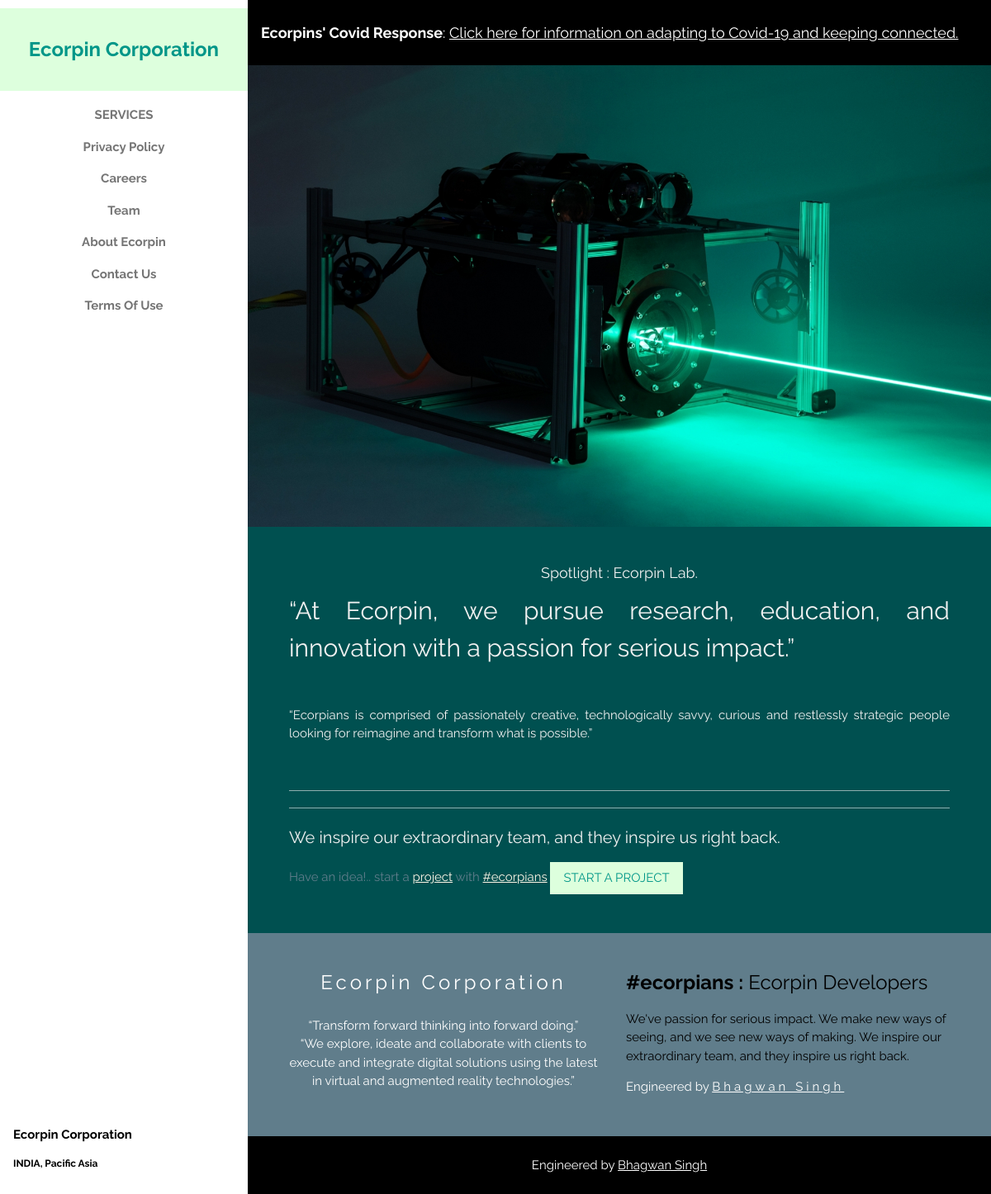
The page / on the database its author committed.
### ecorpin/models.py (models this page shows, shortened)
class spotlight(models.Model):
    spotlight_info = models.CharField(max_length=600)
    spotlight_text = models.CharField(max_length=600)
    spotlight_date = models.DateTimeField('Date Published')

### ecorpin/views.py (the view)
# urls.py: path('', views.index_ecorpin, name='index'),
def index_ecorpin(request):
    spotlightData = spotlight.objects.all().latest('spotlight_date')
    context = {'latest_spotlight': spotlightData}
    return render(request, 'index.html', context)

### templates/index.html (shortened to what this page needs)
<!DOCTYPE html>
<html lang="en">
<head>
  {% load static %}
  <link rel="stylesheet" href="{% static 'css/w3.css' %}">
</head>
<body class="w3-light-grey w3-content" style="max-width:1600px">
  <nav
    class="w3-sidebar w3-bar-block w3-white w3-animate-left w3-text-grey w3-collapse w3-top w3-center w3-display-container"
    style="z-index:3;width:300px;font-weight:bold" id="mySidebar">
    <a href="{% url 'index' %}" style="text-decoration: none;">
      <h3 class="w3-padding-32 w3-center w3-pale-green w3-text-teal"><b>Ecorpin Corporation</b></h3>
    </a>
    <a href="#" onclick="w3_close()" class="w3-bar-item w3-button">SERVICES</a>
    <a href="{% url 'privacy' %}" onclick="w3_close()" class="w3-bar-item w3-button">Privacy Policy</a>
    <a href="{% url 'careers' %}" onclick="w3_close()" class="w3-bar-item w3-button">Careers</a>
    <a href="{% url 'team' %}" onclick="w3_close()" class="w3-bar-item w3-button">Team</a>
    <a href="{% url 'about' %}" onclick="w3_close()" class="w3-bar-item w3-button">About Ecorpin</a>
    <a href="{% url 'contact' %}" onclick="w3_close()" class="w3-bar-item w3-button">Contact Us</a>
    <a href="{% url 'tou' %}" onclick="w3_close()" class="w3-bar-item w3-button">Terms Of Use</a>
    <div class="w3-display-bottomleft w3-left-align w3-margin w3-white">
      <p class="w3-medium w3-bold">Ecorpin Corporation</p>
      <p class="w3-small">INDIA, Pacific Asia</p>
    </div>
  </nav>
  <div class="w3-main" style="margin-left:300px">
    <div class="w3-container w3-black w3-padding-16 ">
      <h5><b>Ecorpins' Covid Response</b>: <a class="w3-hover-text-red" href="{% url 'covid' %}" title="Covid-19">Click here for information on adapting to Covid-19 and keeping connected.</a></h5>
    </div>
    <div class="w3-row">
      <img class="w3-image" src="{% static 'spotlight/laser.jpg' %}" style="width:100%" onclick="onClick(this)"
        alt="Laser Technology">
    </div>
    {% if latest_spotlight %}
    <div class="w3-container ec-bg-Color w3-center w3-text-light-grey w3-padding-32" id="spotlight">
      <h5>Spotlight : Ecorpin Lab.</h5>
      <div class="w3-content w3-justify" style="max-width:800px">
        <h2>“{{ latest_spotlight.spotlight_info }}”</h2>
        <br>
        <p>“{{ latest_spotlight.spotlight_text }}”</p>
        <br>
        <hr class="w3-opacity">
        <hr class="w3-opacity">
        <div>
          <h4 class="">We inspire our extraordinary team, and they inspire us right back.
          </h4>
          <p class="w3-text-blue-gray">Have an idea!.. start a <a class="w3-text-sand" title="Hire Us"
              href="#">project</a>
            with <a class="w3-text-sand" title="Ecorpin Developers" href="{% url 'team' %}">#ecorpians</a>
          <button class="w3-button w3-boarder w3-pale-green w3-text-teal">START A PROJECT</button>
          </p>
        </div>
      </div>
    </div>
    {% else %}
    <h3 class="w3-red w3-xxlarge w3-text-white w3-center">No spotlight is available...</h3>
    {% endif %}
    <footer class="w3-container w3-padding-32 w3-blue-grey w3-hide-small">
      <div class="w3-row-padding">
        <div class="w3-half w3-text-white w3-center">
          <h3 class="w3-wide">Ecorpin Corporation</h3>
          <p class="w3-padding">“Transform forward thinking into forward doing.”<br>“We explore, ideate and collaborate
            with clients to execute and integrate digital solutions using the latest in virtual and augmented reality
            technologies.”</p>
        </div>
        <div class="w3-half w3-text-black">
          <h3><strong>#ecorpians :</strong> Ecorpin Developers</h3>
          <p>We've passion for serious impact. We make new ways of seeing, and we see new ways of making. We inspire our
            extraordinary team, and they inspire us right back. </p>
          <p class="w3-medium w3-text-white">Engineered by <a href="#" target="_blank"
              class="w3-hover-text-red w3-wide">Bhagwan Singh</a></p>
        </div>
      </div>
    </footer>
    <div class="w3-black w3-center w3-padding-24">Engineered by <a href="#" title="Bhagwan Singh" target="_blank"
        class="w3-hover-opacity">Bhagwan Singh</a></div>
  </div>
</body>
</html>

### templates/index.html (style rules this page uses)
body, h1, h2, h3, h4, h5 { font-family: "Raleway", sans-serif }
.ec-bg-Color { background-color: #005050; }

### rows shown on the page
spotlight: spotlight_info "At Ecorpin, we pursue research, education, and innovation with a passion for serious impact.", spotlight_text "Ecorpians is comprised of passionately creative, technologically savvy, curious and restlessly strategic people looking for reimagine and transform what is possible."
